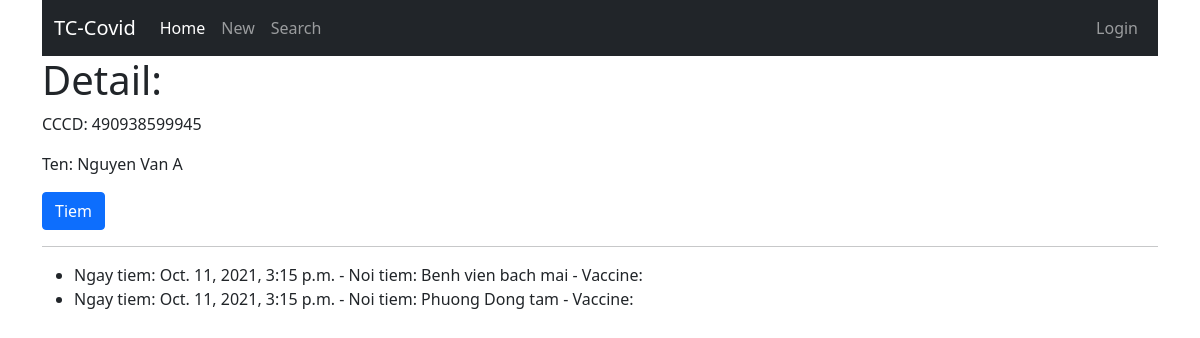
/tiemchung/tiem/10, run on the app's committed database.
### tiemchung/models.py (models this page shows, shortened)
class Dan(models.Model):
    cccd = models.CharField(max_length=20, unique=True)
    ten = models.CharField(max_length=50)
    created = models.DateTimeField(auto_now_add=True)
    class Meta:
        verbose_name_plural = 'Dan'

class Tiem(models.Model):
    dan = models.ForeignKey(Dan, on_delete=models.CASCADE)
    ngay_tiem = models.DateTimeField(default=timezone.now)
    noi_tiem = models.CharField(max_length=100)
    vaccine = models.ForeignKey(
        Vaccine, on_delete=models.CASCADE, null=True, blank=True)
    class Meta:
        verbose_name_plural = 'Tiem'

### tiemchung/views.py (the view)
# urls.py: path('tiem/<pk>', dan_tiem, name='dan-tiem'),
def dan_tiem(request, pk):  # tiem_list
    dan = get_object_or_404(Dan, pk=pk)
    qs = Tiem.objects.filter(dan=dan)
    context = {
        'object': dan,
        'object_list': qs
    }
    return render(request, 'tiemchung/dan_tiem.html', context)

### tiemchung/templates/tiemchung/dan_tiem.html (shortened to what this page needs)
{% extends "base.html" %}
{% block content %}
<h1>Detail:</h1>
<p>CCCD: {{ object.cccd }}</p>
<p>Ten: {{ object.ten }}</p>
<a class="btn btn-primary" href="{% url 'tiemchung:tiem-create' object.pk %}">Tiem</a>
<hr>
<ul>
{% for tiem in object_list %}
    <li>
        Ngay tiem: {{ tiem.ngay_tiem }} - Noi tiem: {{ tiem.noi_tiem }} - Vaccine: {{ tiem.vaccine.title }}
    </li>
{% empty %}
    <p>Chua tiem</p>
{% endfor %}
</ul>
{% endblock content %}

### data on the page
Dan: cccd "490938599945", ten "Nguyen Van A"
Tiem: ngay_tiem "Oct. 11, 2021, 3:15 p.m.", noi_tiem "Benh vien bach mai"
Tiem: ngay_tiem "Oct. 11, 2021, 3:15 p.m.", noi_tiem "Phuong Dong tam"
